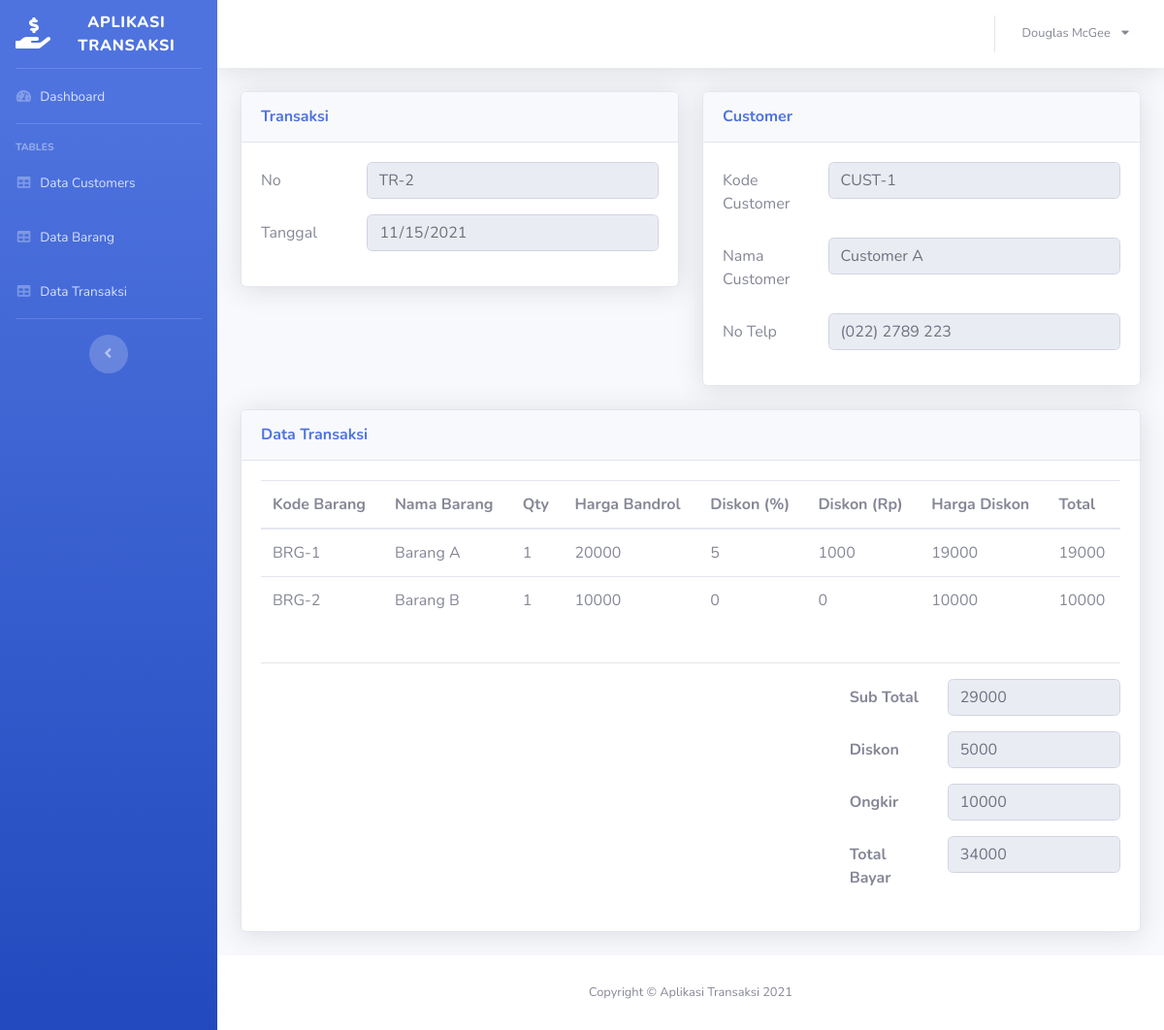
Screenshot of /index.php?page=table-transaksi-info&id_sales=29 with the database file from the repository.
### tables this page shows
CREATE TABLE `t_sales` (
  `id_sales` int(11) NOT NULL,
  `kode_sales` varchar(15) NOT NULL,
  `tgl` datetime NOT NULL,
  `id_customer` int(11) NOT NULL,
  `subtotal` decimal(10,0) NOT NULL,
  `diskon` decimal(10,0) NOT NULL,
  `ongkir` decimal(10,0) NOT NULL,
  `total_bayar` decimal(10,0) NOT NULL
);

CREATE TABLE `m_customer` (
  `id_customer` int(11) NOT NULL,
  `kode_customer` varchar(10) NOT NULL,
  `nama_customer` varchar(100) NOT NULL,
  `telp` varchar(20) NOT NULL
);

CREATE TABLE `t_sales_det` (
  `id_sales` int(11) NOT NULL,
  `id_barang` int(11) NOT NULL,
  `harga_bandrol` decimal(10,0) NOT NULL,
  `qty` int(11) NOT NULL,
  `diskon_pct` decimal(10,0) NOT NULL,
  `diskon_nilai` decimal(10,0) NOT NULL,
  `harga_diskon` decimal(10,0) NOT NULL,
  `total` decimal(10,0) NOT NULL
);

CREATE TABLE `m_barang` (
  `id_barang` int(11) NOT NULL,
  `kode_barang` varchar(10) NOT NULL,
  `nama_barang` varchar(100) NOT NULL,
  `harga_barang` decimal(10,0) NOT NULL
);

### pages/page-transaksi/table-transaksi-info.php (the view, shortened to what this page needs)
<?php
$sqlTransaksi = $conn->query("SELECT t_sales.kode_sales AS kode_sales, t_sales.tgl AS tgl, m_customer.kode_customer AS kode_customer, m_customer.nama_customer AS nama_customer, m_customer.telp AS telp, SUM(t_sales_det.total) AS subtotal, t_sales.diskon AS diskon, t_sales.ongkir AS ongkir, t_sales.total_bayar AS total_bayar
    FROM ((t_sales
    INNER JOIN m_customer ON t_sales.id_customer = m_customer.id_customer)
    INNER JOIN t_sales_det ON t_sales.id_sales = t_sales_det.id_sales)
    WHERE t_sales.id_sales = '$_GET[id_sales]'
    GROUP BY t_sales.kode_sales");
$rowTransaksi = $sqlTransaksi->fetch_assoc();
$sqlTransaksi2 = "SELECT m_barang.kode_barang AS kode_barang, m_barang.nama_barang AS nama_barang, t_sales_det.qty AS qty, t_sales_det.harga_bandrol AS harga_bandrol, t_sales_det.diskon_pct AS diskon_pct, t_sales_det.diskon_nilai AS diskon_nilai, t_sales_det.harga_diskon AS harga_diskon, t_sales_det.total AS total, t_sales_det.id_sales AS id_sales, t_sales_det.id_barang AS id_barang
            FROM ((t_sales_det
            INNER JOIN t_sales ON t_sales_det.id_sales = t_sales.id_sales)
            INNER JOIN m_barang ON t_sales_det.id_barang = m_barang.id_barang)
            WHERE t_sales_det.id_sales = '$_GET[id_sales]'";
$resultTransaksi2 = $conn->query($sqlTransaksi2);
?>
<div class="row">
    <div class="col-xl-6">
        <div class="card shadow mb-4">
            <div class="card-header py-3">
                <h6 class="m-0 font-weight-bold text-primary">Transaksi</h6>
            </div>
            <div class="card-body">
                <div class="form-group row">
                    <label for="kode_sales" class="col-sm-3 col-form-label">No</label>
                    <div class="col-sm-9">
                        <input type="text" class="form-control" id="kode_sales" name="kode_sales" value="<?= $rowTransaksi['kode_sales'] ?>" readonly>
                    </div>
                </div>
                <div class="form-group row">
                    <label for="tgl" class="col-sm-3 col-form-label">Tanggal</label>
                    <div class="col-sm-9">
                        <input type="date" class="form-control" id="tgl" name="tgl" value="<?= date("Y-m-d", strtotime($rowTransaksi['tgl'])) ?>" readonly>
                    </div>
                </div>
            </div>
        </div>
    </div>
    <div class="col-xl-6">
        <div class="card shadow mb-4">
            <div class="card-header py-3">
                <h6 class="m-0 font-weight-bold text-primary">Customer</h6>
            </div>
            <div class="card-body">
                <div class="form-group row">
                    <label for="kode_customer" class="col-sm-3 col-form-label">Kode Customer</label>
                    <div class="col-sm-9">
                        <input type="text" class="form-control" id="kode_customer" name="kode_customer" value="<?= $rowTransaksi['kode_customer'] ?>" readonly>
                    </div>
                </div>
                <div class="form-group row">
                    <label for="nama_customer" class="col-sm-3 col-form-label">Nama Customer</label>
                    <div class="col-sm-9">
                        <input type="text" class="form-control" id="nama_customer" name="nama_customer" value="<?= $rowTransaksi['nama_customer'] ?>" readonly>
                    </div>
                </div>
                <div class="form-group row">
                    <label for="telp" class="col-sm-3 col-form-label">No Telp</label>
                    <div class="col-sm-9">
                        <input type="text" class="form-control" id="telp" name="telp" value="<?= $rowTransaksi['telp'] ?>" readonly>
                    </div>
                </div>
            </div>
        </div>
    </div>
</div>
<div class="card shadow mb-4">
    <div class="card-header py-3">
        <h6 class="m-0 font-weight-bold text-primary">Data Transaksi</h6>
    </div>
    <div class="card-body">
        <div class="table-responsive mb-4">
            <table class="table">
                <thead>
                    <tr>
                        <th scope="col">Kode Barang</th>
                        <th scope="col">Nama Barang</th>
                        <th scope="col">Qty</th>
                        <th scope="col">Harga Bandrol</th>
                        <th scope="col">Diskon (%)</th>
                        <th scope="col">Diskon (Rp)</th>
                        <th scope="col">Harga Diskon</th>
                        <th scope="col">Total</th>
                    </tr>
                </thead>
                <tbody id="tableBarang">
                    <?php if ($resultTransaksi2->num_rows > 0) { ?>
                        <?php while ($rowTransaksi2 = $resultTransaksi2->fetch_assoc()) { ?>
                            <tr>
                                <td><?= $rowTransaksi2['kode_barang'] ?></td>
                                <td><?= $rowTransaksi2['nama_barang'] ?></td>
                                <td><?= $rowTransaksi2['qty'] ?></td>
                                <td><?= $rowTransaksi2['harga_bandrol'] ?></td>
                                <td><?= $rowTransaksi2['diskon_pct'] ?></td>
                                <td><?= $rowTransaksi2['diskon_nilai'] ?></td>
                                <td><?= $rowTransaksi2['harga_diskon'] ?></td>
                                <td><?= $rowTransaksi2['total'] ?></td>
                            </tr>
                        <?php } ?>
                    <?php } ?>
                </tbody>
            </table>
        </div>
        <hr>
        <div class="row justify-content-end">
            <div class="col-md-4">
                <div class="form-group row">
                    <label for="subtotal" class="col-sm-4 col-form-label font-weight-bold">Sub Total</label>
                    <div class="col-sm-8">
                        <input type="text" class="form-control" id="subtotal" name="subtotal" value="<?= $rowTransaksi['subtotal'] ?>" readonly>
                    </div>
                </div>
                <div class="form-group row">
                    <label for="diskon" class="col-sm-4 col-form-label font-weight-bold">Diskon</label>
                    <div class="col-sm-8">
                        <input type="text" class="form-control" id="diskon" name="diskon" value="<?= $rowTransaksi['diskon'] ?>" readonly>
                    </div>
                </div>
                <div class="form-group row">
                    <label for="ongkir" class="col-sm-4 col-form-label font-weight-bold">Ongkir</label>
                    <div class="col-sm-8">
                        <input type="text" class="form-control" id="ongkir" name="ongkir" value="<?= $rowTransaksi['ongkir'] ?>" readonly>
                    </div>
                </div>
                <div class="form-group row">
                    <label for="total_bayar" class="col-sm-4 col-form-label font-weight-bold">Total Bayar</label>
                    <div class="col-sm-8">
                        <input type="text" class="form-control" id="total_bayar" name="total_bayar" value="<?= $rowTransaksi['total_bayar'] ?>" readonly>
                    </div>
                </div>
            </div>
        </div>
    </div>
</div>

### index.php (shortened to what this page needs)
<?php
include 'connection.php';
include 'function.php';
?>
<!DOCTYPE html>
<html lang="en">
<head>
    <link href="assets/vendor/fontawesome-free/css/all.min.css" rel="stylesheet" type="text/css">
    <link href="assets/css/sb-admin-2.min.css" rel="stylesheet">
    <link href="assets/vendor/datatables/dataTables.bootstrap4.min.css" rel="stylesheet">
</head>
<body id="page-top">
    <div id="wrapper">
        <ul class="navbar-nav bg-gradient-primary sidebar sidebar-dark accordion" id="accordionSidebar">
            <a class="sidebar-brand d-flex align-items-center justify-content-center" href="index.php">
                <div class="sidebar-brand-icon">
                    <i class="fas fa-hand-holding-usd"></i>
                </div>
                <div class="sidebar-brand-text mx-3">Aplikasi Transaksi</div>
            </a>
            <hr class="sidebar-divider my-0">
            <li class="nav-item<?php if (!isset($_GET['page'])) {
                                    echo ' active';
                                } ?>">
                <a class="nav-link" href="index.php">
                    <i class="fas fa-fw fa-tachometer-alt"></i>
                    <span>Dashboard</span></a>
            </li>
            <hr class="sidebar-divider">
            <div class="sidebar-heading">
                Tables
            </div>
            <li class="nav-item<?php activeMenu('table-customers') ?>">
                <a class="nav-link" href="index.php?page=table-customers">
                    <i class="fas fa-fw fa-table"></i>
                    <span>Data Customers</span></a>
            </li>
            <li class="nav-item<?php activeMenu('table-barang') ?>">
                <a class="nav-link" href="index.php?page=table-barang">
                    <i class="fas fa-fw fa-table"></i>
                    <span>Data Barang</span></a>
            </li>
            <li class="nav-item<?php activeMenu('table-transaksi') ?>">
                <a class="nav-link" href="index.php?page=table-transaksi">
                    <i class="fas fa-fw fa-table"></i>
                    <span>Data Transaksi</span></a>
            </li>
            <hr class="sidebar-divider d-none d-md-block">
            <div class="text-center d-none d-md-inline">
                <button class="rounded-circle border-0" id="sidebarToggle"></button>
            </div>
        </ul>
        <div id="content-wrapper" class="d-flex flex-column">
            <div id="content">
                <nav class="navbar navbar-expand navbar-light bg-white topbar mb-4 static-top shadow">
                    <ul class="navbar-nav ml-auto">
                        <li class="nav-item dropdown no-arrow">
                            <a class="nav-link dropdown-toggle" href="#" id="userDropdown" role="button" data-toggle="dropdown" aria-haspopup="true" aria-expanded="false">
                                <span class="mr-2 d-none d-lg-inline text-gray-600 small">Douglas McGee <i class="ml-2 fas fa-caret-down"></i></span>
                            </a>
                        </li>
                    </ul>
                </nav>
                <div class="container-fluid">
                    <?php
                    if (isset($_GET['page'])) {
                        if ($_GET['page'] == 'table-customers') {
                            include 'pages/page-customers/table-customers.php';
                        } else if ($_GET['page'] == 'table-customers-tambah') {
                            include 'pages/page-customers/table-customers-tambah.php';
                        } else if ($_GET['page'] == 'table-customers-edit') {
                            include 'pages/page-customers/table-customers-edit.php';
                        } else if ($_GET['page'] == 'table-customers-hapus') {
                            include 'pages/page-customers/table-customers-hapus.php';
                        } else if ($_GET['page'] == 'table-barang') {
                            include 'pages/page-barang/table-barang.php';
                        } else if ($_GET['page'] == 'table-barang-tambah') {
                            include 'pages/page-barang/table-barang-tambah.php';
                        } else if ($_GET['page'] == 'table-barang-edit') {
                            include 'pages/page-barang/table-barang-edit.php';
                        } else if ($_GET['page'] == "table-barang-hapus") {
                            include 'pages/page-barang/table-barang-hapus.php';
                        } else if ($_GET['page'] == 'table-transaksi') {
                            include 'pages/page-transaksi/table-transaksi.php';
                        } else if ($_GET['page'] == 'table-transaksi-tambah') {
                            include 'pages/page-transaksi/table-transaksi-tambah.php';
                        } else if ($_GET['page'] == 'table-transaksi-info') {
                            include 'pages/page-transaksi/table-transaksi-info.php';
                        } else if ($_GET['page'] == 'table-transaksi-hapus') {
                            include 'pages/page-transaksi/table-transaksi-hapus.php';
                        }
                    } else {
                        include 'dashboard.php';
                    }
                    ?>
                </div>
            </div>
            <footer class="sticky-footer bg-white">
                <div class="container my-auto">
                    <div class="copyright text-center my-auto">
                        <span>Copyright &copy; Aplikasi Transaksi <?= date('Y') ?></span>
                    </div>
                </div>
            </footer>
        </div>
    </div>
</body>
</html>

### function.php (shortened to what this page needs)
<?php
function activeMenu($value)
{
    if (isset($_GET['page'])) {
        if ($_GET['page'] == $value) {
            echo ' active';
        }
    }
}

### rows the page displays
t_sales: kode_sales "TR-2", tgl "11/15/2021", kode_customer "CUST-1", nama_customer "Customer A", telp "(022) 2789 223", diskon "5000", ongkir "10000", total_bayar "34000"
t_sales_det: id_barang.kode_barang "BRG-1", id_barang.nama_barang "Barang A", qty "1", harga_bandrol "20000", diskon_pct "5", diskon_nilai "1000", harga_diskon "19000", total "19000"
t_sales_det: id_barang.kode_barang "BRG-2", id_barang.nama_barang "Barang B", qty "1", harga_bandrol "10000", diskon_pct "0", diskon_nilai "0", harga_diskon "10000", total "10000"
